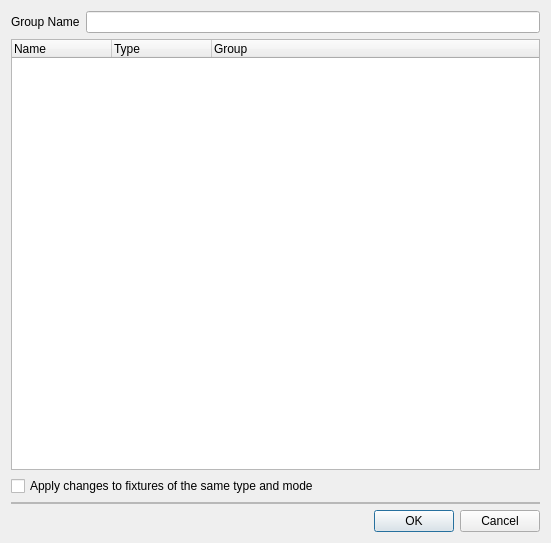
<?xml version="1.0" encoding="UTF-8"?>
<ui version="4.0">
 <author>Massimo Callegari</author>
 <comment>
  Q Light Controller Plus
  addchannelsgroup.ui

  Copyright (c) 2015 Massimo Callegari

  Licensed under the Apache License, Version 2.0 (the "License");
  you may not use this file except in compliance with the License.
  You may obtain a copy of the License at

      http://www.apache.org/licenses/LICENSE-2.0.txt

  Unless required by applicable law or agreed to in writing, software
  distributed under the License is distributed on an "AS IS" BASIS,
  WITHOUT WARRANTIES OR CONDITIONS OF ANY KIND, either express or implied.
  See the License for the specific language governing permissions and
  limitations under the License.
 </comment>
 <class>AddChannelsGroup</class>
 <widget class="QDialog" name="AddChannelsGroup">
  <property name="geometry">
   <rect>
    <x>0</x>
    <y>0</y>
    <width>551</width>
    <height>543</height>
   </rect>
  </property>
  <property name="windowTitle">
   <string>Select Channels</string>
  </property>
  <layout class="QVBoxLayout" name="verticalLayout">
   <item>
    <layout class="QGridLayout" name="gridGroupName">
     <item row="0" column="0">
      <layout class="QHBoxLayout" name="hboxGroupName">
       <item>
        <widget class="QLabel" name="label">
         <property name="text">
          <string>Group Name</string>
         </property>
        </widget>
       </item>
       <item>
        <widget class="QLineEdit" name="m_groupNameEdit"/>
       </item>
      </layout>
     </item>
    </layout>
   </item>
   <item>
    <widget class="QTreeWidget" name="m_tree">
     <property name="alternatingRowColors">
      <bool>true</bool>
     </property>
     <property name="sortingEnabled">
      <bool>false</bool>
     </property>
     <property name="allColumnsShowFocus">
      <bool>true</bool>
     </property>
     <column>
      <property name="text">
       <string>Name</string>
      </property>
     </column>
     <column>
      <property name="text">
       <string>Type</string>
      </property>
     </column>
     <column>
      <property name="text">
       <string>Group</string>
      </property>
     </column>
    </widget>
   </item>
   <item>
    <widget class="QCheckBox" name="m_applyAllCheck">
     <property name="text">
      <string>Apply changes to fixtures of the same type and mode</string>
     </property>
    </widget>
   </item>
   <item>
    <widget class="QFrame" name="frame">
     <property name="frameShape">
      <enum>QFrame::StyledPanel</enum>
     </property>
     <property name="frameShadow">
      <enum>QFrame::Raised</enum>
     </property>
     <layout class="QVBoxLayout" name="verticalLayout_2">
      <property name="leftMargin">
       <number>0</number>
      </property>
      <property name="topMargin">
       <number>0</number>
      </property>
      <property name="rightMargin">
       <number>0</number>
      </property>
      <property name="bottomMargin">
       <number>0</number>
      </property>
      <item>
       <layout class="QVBoxLayout" name="m_extControlLayout"/>
      </item>
     </layout>
    </widget>
   </item>
   <item>
    <widget class="QDialogButtonBox" name="m_buttonBox">
     <property name="orientation">
      <enum>Qt::Horizontal</enum>
     </property>
     <property name="standardButtons">
      <set>QDialogButtonBox::Cancel|QDialogButtonBox::Ok</set>
     </property>
    </widget>
   </item>
  </layout>
 </widget>
 <resources/>
 <connections>
  <connection>
   <sender>m_buttonBox</sender>
   <signal>accepted()</signal>
   <receiver>AddChannelsGroup</receiver>
   <slot>accept()</slot>
   <hints>
    <hint type="sourcelabel">
     <x>248</x>
     <y>254</y>
    </hint>
    <hint type="destinationlabel">
     <x>157</x>
     <y>274</y>
    </hint>
   </hints>
  </connection>
  <connection>
   <sender>m_buttonBox</sender>
   <signal>rejected()</signal>
   <receiver>AddChannelsGroup</receiver>
   <slot>reject()</slot>
   <hints>
    <hint type="sourcelabel">
     <x>316</x>
     <y>260</y>
    </hint>
    <hint type="destinationlabel">
     <x>286</x>
     <y>274</y>
    </hint>
   </hints>
  </connection>
 </connections>
</ui>
